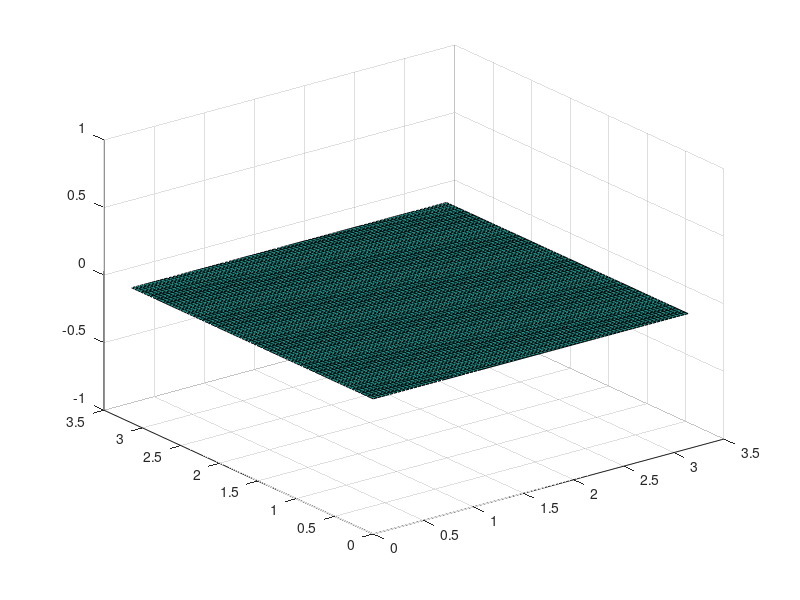

Write the MATLAB code that produced this figure. (Note: this script raises an error after producing the figure.)
%% Ontic Geometric Entanglement – 3D Visualization
% Cross-curvature R_int(theta_A, theta_B, t)
% Diffusion + localized source (models a CNOT-like gate).

clear; clc; close all;

%% 1. Grid and parameters
N  = 80;                 % Angular resolution in theta_A, theta_B
L  = pi;                 % Domain [0, pi] x [0, pi]
dx = L / N;
x  = linspace(0, L, N);  % theta_A
y  = linspace(0, L, N);  % theta_B
[X, Y] = meshgrid(x, y);

% Diffusion / decay parameters
alpha = 0.02;            % Diffusion strength (stable with dt=0.01)
gamma = 0.01;            % Small decay toward symmetric background

dt       = 0.01;                      % Time step
T_total  = 200;                       % Number of time steps
t_vec    = (0:T_total-1) * dt;        % Physical time array

% Cross-curvature field
R_int = zeros(N, N);

%% 2. Localized interaction source (CNOT region)
interaction_center = [0.75*pi, 0.5*pi];  % (theta_A, theta_B) location
interaction_width  = 0.3;

Source_Profile = exp( -((X - interaction_center(1)).^2 + ...
                        (Y - interaction_center(2)).^2) / interaction_width^2 );

kappa = 2.5;              % Coupling strength (height of injected curvature)

% Gate timing in physical time units
gate_start_time = 0.1;    % When the gate turns on
gate_end_time   = 0.4;    % When the gate turns off

%% 3. Snapshot settings (times at which to save figures)
snapshot_times = [0.05, 0.25, 0.60, 1.80];  % [pre-gate, gate-on, early diff., late diff.]
snapshot_files = { ...
    'Rint_t005_pre_gate.png', ...
    'Rint_t025_gate_on.png', ...
    'Rint_t060_diffusion.png', ...
    'Rint_t180_late.png' ...
};
snapshot_taken = false(size(snapshot_times));  % track which ones are saved
time_tolerance = dt / 2;                       % matching tolerance for t

%% 4. Setup figure
fig = figure('Color', 'k', 'Position', [100, 100, 1100, 800]);

for n = 1:T_total
    t = t_vec(n);

    %--------------------------------------------------------------
    % 4.1 Laplacian with periodic boundary conditions
    %--------------------------------------------------------------
    R_up    = [R_int(2:end, :);  R_int(end, :)];
    R_down  = [R_int(1, :);      R_int(1:end-1, :)];
    R_left  = [R_int(:, 2:end),  R_int(:, end)];
    R_right = [R_int(:, 1),      R_int(:, 1:end-1)];
    Laplacian_R = (R_up + R_down + R_left + R_right - 4*R_int) / dx^2;

    %--------------------------------------------------------------
    % 4.2 Source term: gate ON/OFF
    %--------------------------------------------------------------
    if t >= gate_start_time && t <= gate_end_time
        Current_Source = kappa * Source_Profile;
        status_msg     = 'GATE ON: Injection Phase';
        title_color    = [1 0.2 0.2];   % warm red
    else
        Current_Source = 0;
        status_msg     = 'GATE OFF: Diffusion / Relaxation';
        title_color    = [0.6 0.7 1];   % cool blue
    end

    %--------------------------------------------------------------
    % 4.3 Time update: diffusion + decay + source
    %     dR/dt = alpha * Laplacian(R) - gamma * R + Source
    %--------------------------------------------------------------
    R_int = R_int + dt * (alpha * Laplacian_R - gamma * R_int + Current_Source);

    %--------------------------------------------------------------
    % 4.4 3D Visualization of |R_int|
    %--------------------------------------------------------------
    clf(fig);
    R_plot = abs(R_int);     % We interpret this as |R_int|

    s = surf(X, Y, R_plot);
    s.EdgeColor = 'none';
    s.FaceColor = 'interp';
    colormap(hot);

    % Lighting for depth
    light('Position',[-1 -1 2],'Style','local');
    lighting gouraud;
    material shiny;

    % View and axis settings
    view(-45, 30);
    axis tight;

    % Dynamical z-limits: show growth without saturating too quickly
    maxR = max(R_plot(:));
    zmax = max(0.5, min(3, 1.1 * maxR));   % clamp between 0.5 and 3
    zlim([0, zmax]);

    xlabel('\theta_A (Control)', 'Color', 'w');
    ylabel('\theta_B (Target)',  'Color', 'w');
    zlabel('|R_{int}|',          'Color', 'w');
    set(gca, 'Color', 'k', 'XColor', 'w', 'YColor', 'w', 'ZColor', 'w');

    title({ '\bf Ontic Entanglement Flow (3D)', ...
        sprintf('Time: %.2f  |  %s', t, status_msg) }, ...
        'Color', title_color, 'FontSize', 14);

    drawnow;

    %--------------------------------------------------------------
    % 4.5 Save snapshots at selected times
    %--------------------------------------------------------------
    for k = 1:numel(snapshot_times)
        if ~snapshot_taken(k) && abs(t - snapshot_times(k)) < time_tolerance
            exportgraphics(fig, snapshot_files{k}, 'Resolution', 300);
            fprintf('Saved snapshot at t = %.2f s -> %s\n', t, snapshot_files{k});
            snapshot_taken(k) = true;
        end
    end
end
